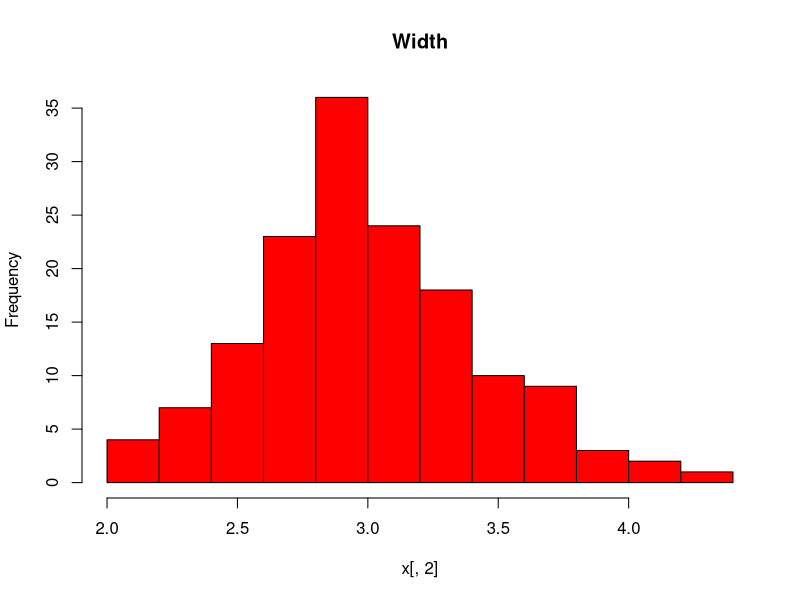
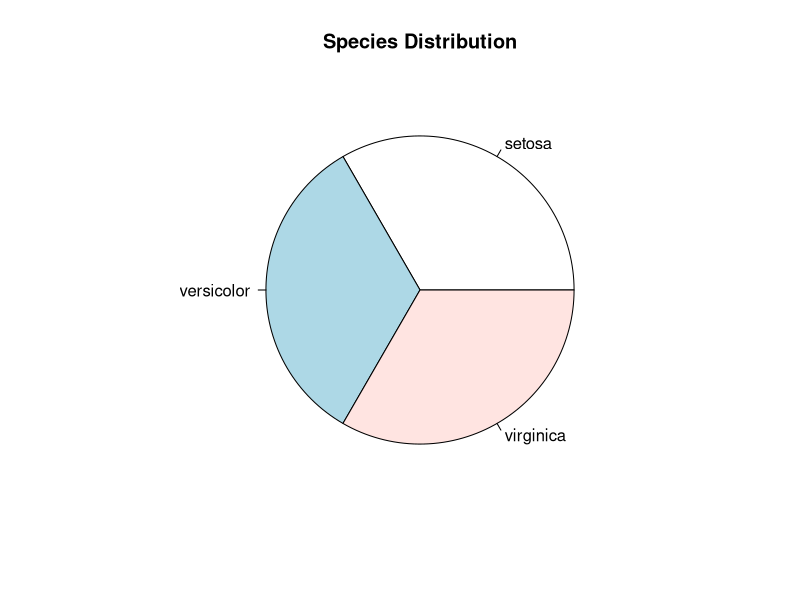
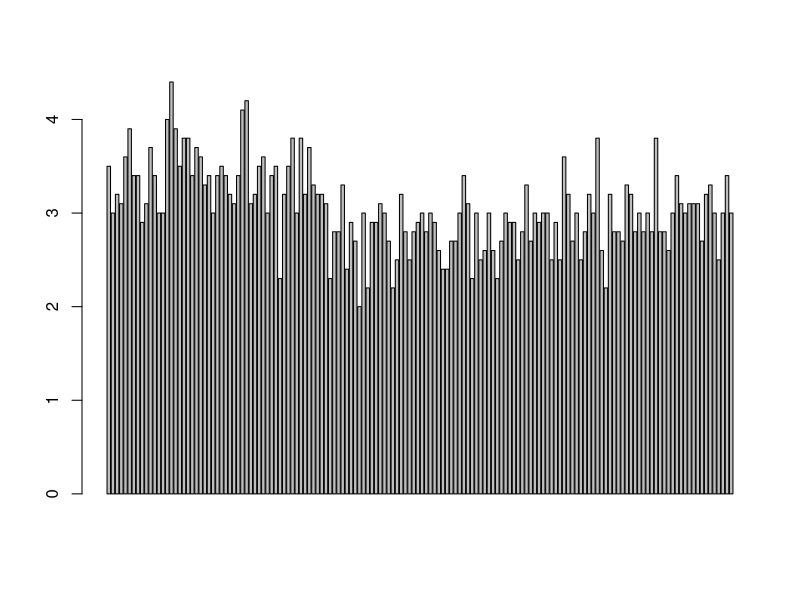

Recreate these plots in R, in order.
x <- iris
x
head(x, 10)
tail(x)
str(x)
x[3, ]
sprintf("Mean Width: %f", mean(x[,2]))
sprintf("Standard Deviation in Width : %f", sd(x[,2]))
summary(x[,2])
quantile(x[,2], prob=c(0.25, 0.50, 0.75))
hist(x[,2],main="Width",col="red")

s <- table(iris$Species)
pie(s, labels=names(s), main='Species Distribution')

barplot(x[,2])
lapply(x[1:4], mean)
lapply(x[1:4], sd)
lapply(x[1:4], quantile)
lapply(x[1:4], var)
IQR(x[,2])
cov(x[,2], x[, 3])

y <- mtcars
y

lapply(x[1:4], mean)
lapply(x[1:4], median)
